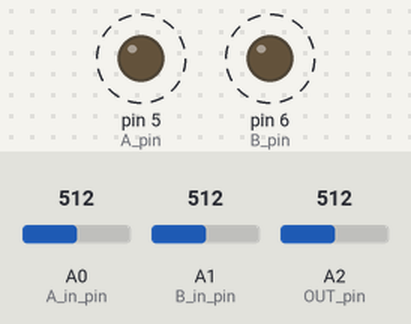
Simulated run of this sketch. Board: Arduino Uno, built with avr-gcc and run on an emulated ATmega328P. Shown: output pins drawn as LEDs (lit = HIGH). Dashed ring = blinking. The test bench sets the inputs (shaded band); at power-on: A0 (A_in_pin) = 512, A1 (B_in_pin) = 512, A2 (OUT_pin) = 512. What the sketch prints to the serial monitor is not drawn.

Above: at 0.2 s.
Timing chart, 0 to 4.6 s (numbered marks = the images above):
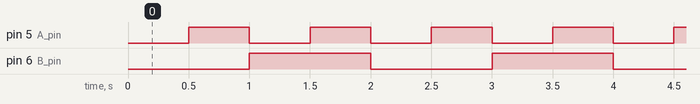

Measured:
- by itself, pin 5 (A_pin): alternates HIGH for 0.50 s and LOW for 0.50 s
- by itself, pin 6 (B_pin): alternates HIGH for 1.0 s and LOW for 1.0 s
- by itself, everything shown: repeats every 2.0 s, in 4 steps

The sketch:

XorWithNandGates.ino
```cpp
/*

  DigitalLogic/XorWithNandGates
  Construct an XOR gate with only an 74LS132 quad NAND gate, and demonstrate it's behaviour with an Arduino and Processing

  For info and circuit diagrams see https://github.com/tardate/LittleArduinoProjects/tree/main/Electronics101/DigitalLogic/XorWithNandGates

 */

// use FlexiTimer2 for sampling to get even time base for data
#include <FlexiTimer2.h>

// control pins
const int A_pin = 5;
const int B_pin = 6;

// data sampling pins
const int A_in_pin = A0;
const int B_in_pin = A1;
const int OUT_pin = A2;

const int STEP_DELAY = 500;

void setup() {
  // initialize serial communications (to match that used by PlotNValues.pde)
  Serial.begin(115200);

  // set pin modes
  pinMode(A_pin, OUTPUT);
  pinMode(B_pin, OUTPUT);
  pinMode(A_in_pin, INPUT);
  pinMode(B_in_pin, INPUT);
  pinMode(OUT_pin, INPUT);

  // set the timer callback frequency in ms and function
  FlexiTimer2::set(10, sample);
  FlexiTimer2::start();
}

void loop() {
  for (int ab=0; ab<4; ab++) {
    digitalWrite(A_pin, ab & 1);
    digitalWrite(B_pin, ab & 2);
    delay(STEP_DELAY);
  }
}


String result = "";
int A_in_value = 0;
int B_in_value = 0;
int OUT_value = 0;

void sample() {
  // read the current value and send to the serial port
  A_in_value = analogRead(A_in_pin);
  B_in_value = analogRead(B_in_pin);
  OUT_value = analogRead(OUT_pin);
  Serial.println(result + A_in_value + "," + B_in_value + "," + OUT_value);
}
```
